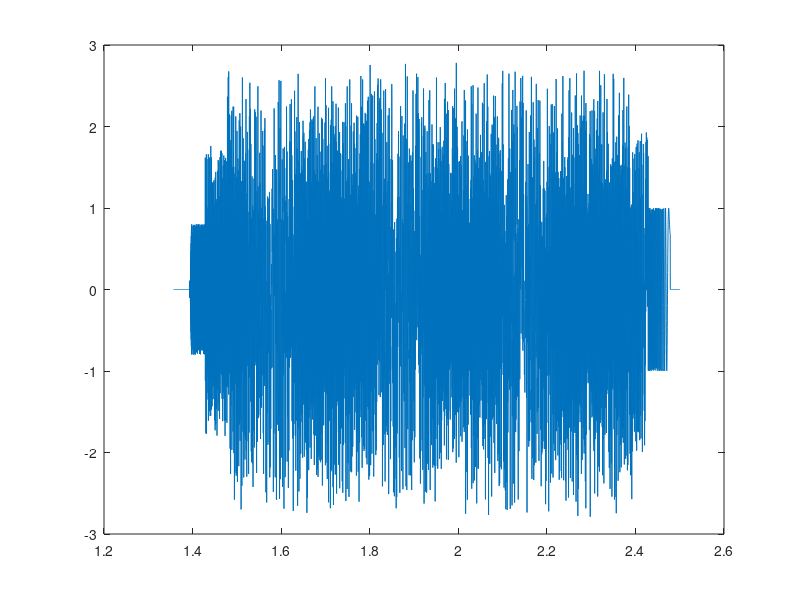

Write MATLAB code to recreate this figure. (Note: this script raises an error after producing the figure.)

clear
close all

        %%%%%%%%%%%%%%%%%%%%%%%%%%%%%%%%%%%%%
        %       PULSED RANGE IMAGING        %
        %%%%%%%%%%%%%%%%%%%%%%%%%%%%%%%%%%%%%


colormap(gray(256))
cj=sqrt(-1);
pi2=2*pi;
%
c=1.4e3;                   % Propagation speed 1400m/s
B0=100e2;                % Baseband bandwidth is plus/minus B0
w0=pi2*B0;
fc=30000;                  % Carrier frequency
wc=pi2*fc;
Xc=1.e3;                 % Range distance to center of target area
X0=50;                   % target area in range is within [Xc-X0,Xc+X0]
%
% Case 1:
% Tp=.1e-6;               % Chirp pulse duration

% Case 2:
 Tp=1;                   % Chirp pulse duration

alpha=w0/Tp;             % Chirp rate
wcm=wc-alpha*Tp;         % Modified chirp carrier
%
dx=c/(4*B0);             % Range resolution
%
dt=pi/(2*alpha*Tp);      % Time domain sampling (gurad band plus minus
                         % 50 per) or use dt=1/(2*B0) for a general
                         % radar signal

Tx=(4*X0)/c;             % Range swath echo time period
dtc=pi/(2*alpha*Tx);     % Time domain sampling for compressed signal
                         % (gurad band plus minus 50 per)
%
Ts=(2*(Xc-X0))/c;        % Start time of sampling
Tf=(2*(Xc+X0))/c+Tp;     % End time of sampling

% If Tx < Tp, choose compressed signal parameters for measurement
%
flag=0;                  % flag=0 indicates that Tx > Tp
if Tx < Tp,
 flag=1;                 % flag=1 indicates that Tx < TP
 dt_temp=dt;             % Store dt
 dt=dtc;                 % Choose dtc (dtc > dt) for data acquisition
end;

% Measurement parameters
%
n=2*ceil((.5*(Tf-Ts))/dt);   % Number of time samples
t=Ts+(0:n-1)*dt;             % Time array for data acquisition
dw=pi2/(n*dt);               % Frequency domain sampling
w=wc+dw*(-n/2:n/2-1);        % Frequency array (centered at carrier)
x=Xc+.5*c*dt*(-n/2:n/2-1);   % range bins (array); reference signal is
                             % for target at x=Xc.
kx=(2*w)/c;                  % Spatial (range) frequency array
%

%%%%%%%%%%%%%%%%%%%%%%%%%%%%%%%%%%%%%%%%%%%%%%%%%%%%%
ntarget=4;                        % number of targets
%%%%%%%%%%%%% Targets' parameters  %%%%%%%%%%%%%%%%%%
%
% xn: range;               fn: reflectivity
%
xn(1)=0;                   fn(1)=1;
xn(2)=.7*X0;               fn(2)=0;
xn(3)=xn(2)+2*dx;          fn(3)=1;
xn(4)=-.5*X0;              fn(4)=.8;
%
%%%%%%%%%%%%%%%%%%%%%%%%%%%%%%%%%%%%%%%%%%%%%%%%%%%%%
%% SIMULATION
%%%%%%%%%%%%%%%%%%%%%%%%%%%%%%%%%%%%%%%%%%%%%%%%%%%%%
%
s=zeros(1,n);              % Initialize echoed signal array

na=1;                      % Number of harmonics in random phase               
ar=rand(1,na);             % Amplitude of harmonics
ter=2*pi*rand(1,na);       % Phase of harmonics

for i=1:ntarget;
   td=t-2*(Xc+xn(i))/c;
   pha=wcm*td+alpha*(td.^2);         % Chirp (LFM) phase
   for j=1:na;                       % Loop for CPM harmonics
      pha=pha+ar(j)*cos((w(n/2+1+j)-wc)*td+ter(j));
   end;
   s=s+fn(i)*exp(cj*pha).*(td >= 0 & td <= Tp);
   plot(t,real(s))
end;

% If flag=1, i.e., Tx < Tp, perform upsmapling
%
if flag == 1,
 td0=t-2*(Xc+0)/c;
 pha0=wcm*td0+alpha*(td0.^2);        % Reference chirp phase
 scb=conj(s).*exp(cj*pha0);          % Baseband compressed signal
                                     % (This is done by hardware)
 scb=[scb,scb(n:-1:1)];  % Append mirror image in time to reduce wrap
                         % around errors in interpolation (upsampling)
 fscb=fty(scb);          % F.T. of compressed signal w.r.t. time
%
 dt=dt_temp;                     % Time sampling for echoed signal
 n_up=2*ceil((.5*(Tf-Ts))/dt);   % Number of time samples for upsampling
 nz=n_up-n;                      % number of zeros for upsmapling is 2*nz
 fscb=(n_up/n)*[zeros(1,nz),fscb,zeros(1,nz)];
%
 scb=ifty(fscb);
 scb=scb(1:n_up);            % Remove mirror image in time
%
% Upsampled parameters

 n=n_up;
 t=Ts+(0:n-1)*dt;             % Time array for data acquisition
 dw=pi2/(n*dt);               % Frequency domain sampling
 w=wc+dw*(-n/2:n/2-1);        % Frequency array (centered at carrier)
 x=Xc+.5*c*dt*(-n/2:n/2-1);   % range bins (array); reference signal is
                              % for target at x=Xc.
 kx=(2*w)/c;                  % Spatial (range) frequency array
%
 td0=t-2*(Xc+0)/c;
 s=conj(scb).*exp(cj*wcm*td0+cj*alpha*(td0.^2));  % Decompression

end;

% Reference echoed signal
%
td0=t-2*(Xc+0)/c;
pha0=wcm*td0+alpha*(td0.^2);         % Chirp (LFM) phase
for j=1:na;                          % Loop for CPM harmonics
   pha0=pha0+ar(j)*cos((w(n/2+1+j)-wc)*td0+ter(j));
end;
s0=exp(cj*pha0).*(td0 >= 0 & td0 <= Tp);
%
% Baseband conversion
%
sb=s.*exp(-cj*wc*t);
sb0=s0.*exp(-cj*wc*t);

%
figure
plot(t,real(sb))
xlabel('Time, sec')
ylabel('Real Part')
title('Baseband Echoed Signal')
axis('square')
axis([Ts Tf 1.1*min(real(sb)) 1.1*max(real(sb))])
%print P1.1a.ps
pause(1)


figure
plot(t,real(sb0))
xlabel('Time, sec')
ylabel('Real Part')
title('Baseband Reference Echoed Signal')
axis('square')
axis([Ts Tf 1.1*min(real(sb0)) 1.1*max(real(sb0))])
%print P1.2a.ps
pause(1)
%
%%%%%%%%%%%%%%%%%%%%%%%%%%%%%%%%%%%%%%%%%%%%%%%%%%%%%
%% RECONSTRUCTION
%%%%%%%%%%%%%%%%%%%%%%%%%%%%%%%%%%%%%%%%%%%%%%%%%%%%%

% Fourier Transform
%
 fsb=fty(sb);
fsb0=fty(sb0);

% Power equalization
 
mag=abs(fsb0);
amp_max=1/sqrt(2);     % Maximum amplitude for equalization
afsb0=abs(fsb0);
P_max=max(afsb0);
I=find(afsb0 > amp_max*P_max);
nI=length(I);
fsb0(I)=((amp_max*(P_max^2)*ones(1,nI))./afsb0(I)).* ...
        exp(cj*angle(fsb0(I)));
%
% Apply a window (e.g., power window) on fsb0 here
%
E=sum(mag.*abs(fsb0));
%
figure
plot((w-wc)/pi2,abs(fsb))
xlabel('Frequency, Hertz')
ylabel('Magnitude')
title('Baseband Echoed Signal Spectrum')
axis('square')
%print P1.3a.ps
pause(1)
%
figure
plot((w-wc)/pi2,abs(fsb0))
xlabel('Frequency, Hertz')
ylabel('Magnitude')
title('Baseband Reference Echoed Signal Spectrum')
axis('square')
%print P1.4a.ps
pause(1)
%
% Matched Filtering
%
fsmb=fsb.*conj(fsb0);
%
figure
plot((w-wc)/pi2,abs(fsmb))
xlabel('Frequency, Hertz')
ylabel('Magnitude')
title('Baseband Matched Filtered Signal Spectrum')
axis('square')
%print P1.5a.ps
pause(1)
%
% Inverse Fourier Transform
%
smb=ifty(fsmb);       % Matched filtered signal (range reconstruction)
%
% Display
%
figure
plot(x,(n/E)*abs(smb))
xlabel('Range, meters')
ylabel('Magnitude')
title('Range Reconstruction Via Matched Filtering')
axis([Xc-X0 Xc+X0 0 1.1]); axis('square')
%print P1.6a.ps
pause(1)

%
%%%%%%%%%%%%%%%%%%%%%%%%%%%%%%%%%%%%%%%%%%%%
% Time domain Compression
%%%%%%%%%%%%%%%%%%%%%%%%%%%%%%%%%%%%%%%%%%%%

td0=t-2*(Xc+0)/c;
scb=conj(s).* ...
     exp(cj*wcm*td0+cj*alpha*(td0.^2));  % Baseband compressed signal
%
figure
plot(t,real(scb))
xlabel('Time, sec')
ylabel('Real Part')
title('Time Domain Compressed Signal')
axis('square')
%print P1.7a.ps
pause(1)

fscb=fty(scb);
X=(c*(w-wc))/(4*alpha);     % Range array for time domain compression

figure
plot(X+Xc,(dt/Tp)*abs(fscb))
xlabel('Range, meters')
ylabel('Magnitude')
title('Range Reconstruction Via Time Domain Compression')
axis([Xc-X0 Xc+X0 0 1.1]); axis('square')
%axis([Xc-X0 Xc+X0 0 1.1*max(abs(fscb))]); axis('square')
%print P1.8a.ps
pause(1)

% 
% %%%%%%%%%%%%%%%%%%%%%%%%%%%%%%%%%%%%%%%%%%%%%%%%%%%%%%%%%%%%%%%
% %%%%%%%%        FREQUENCY-DEPENDENT TARGET REFLECTIVITY  %%%%%%%
% %%%%%%%%%%%%%%%%%   (RESONANCE PHENOMENON)   %%%%%%%%%%%%%%%%%%
% %%%%%%%%%%%%%%%%%%%%%%%%%%%%%%%%%%%%%%%%%%%%%%%%%%%%%%%%%%%%%%%
% 
% %
% %%%%%%%%%%%%%%%%%%%%%%%%%%%%%%%%%%%%%%%%%%%%%%%%%%%%%
% %% SIMULATION
% %%%%%%%%%%%%%%%%%%%%%%%%%%%%%%%%%%%%%%%%%%%%%%%%%%%%%
% %
% % Add Resonance to Target Signature
% % at Center of Target Area
% %
% eta=2;
% %
% % CASE 1:
% gamma=1;
% %
% % CASE 2:
% % gamma=5;
% 
% % Reference echoed signal
% %
% td0=t-2*(Xc+0)/c;
% pha0=wcm*td0+alpha*(td0.^2);
% s0=exp(cj*pha0).*(td0 >= 0 & td0 <= Tp);
% %
% % Baseband conversion
% %
% sb0=s0.*exp(-cj*wc*t);
% fsb0=fty(sb0);
% 
% fsb1=fsb0.*exp(cj*eta*sin(gamma*kx)); % F.T. of resonant echoed signal
% sb1=ifty(fsb1);                       % Resonant echoed signal
% %
% plot(t,real(sb1))
% xlabel('Time, sec')
% ylabel('Real Part')
% title('Baseband Echoed Signal')
% axis('square')
% axis([Ts Tf 1.1*min(real(sb1)) 1.1*max(real(sb1))])
% %print P1.9a.ps
% pause(1)
% %
% % Matched Filtering
% %
% fsmb1=fsb1.*conj(fsb0);
% %
% % Inverse Fourier Transform
% %
% smb1=ifty(fsmb1);   % Matched filtered signal (range reconstruction)
% %
% % Display
% %
% plot(x,abs(smb1))
% xlabel('Range, meters')
% ylabel('Magnitude')
% title('Range Reconstruction Via Matched Filtering')
% axis([Xc-X0 Xc+X0 0 1.1*max(abs(smb1))]); axis('square')
% %print P1.10a.ps
% pause(1)
% %
